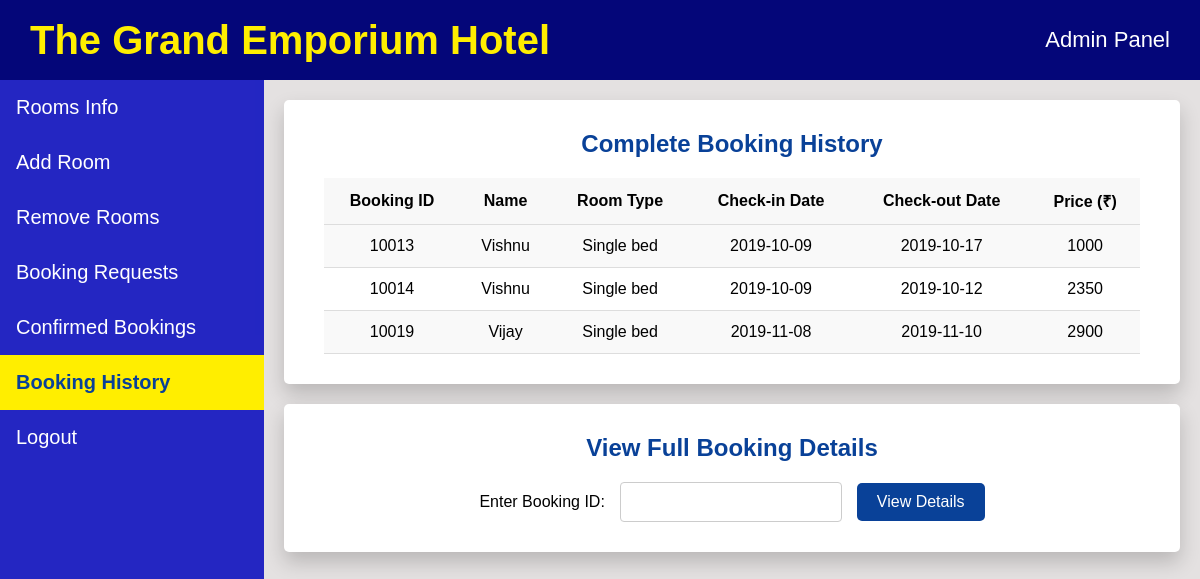
/booking_history.php, run on the app's committed database.
### tables this page shows
CREATE TABLE `booked_hist` (
  `phone` int(11) NOT NULL,
  `name` varchar(20) NOT NULL,
  `idproof` varchar(20) NOT NULL,
  `room_type` varchar(20) NOT NULL,
  `checkin` date NOT NULL,
  `checkout` date NOT NULL,
  `days` int(11) NOT NULL,
  `ac` varchar(10) NOT NULL,
  `breakfast` varchar(10) NOT NULL,
  `lunch` varchar(10) NOT NULL,
  `snacks` varchar(10) NOT NULL,
  `dinner` varchar(10) NOT NULL,
  `swimming` varchar(10) NOT NULL,
  `price` int(11) NOT NULL,
  `book_id` int(11) NOT NULL
);

### booking_history.php (the view, shortened to what this page needs)
<!DOCTYPE html>
<html>
<head>
</head>
<body>
    <header class="header">
        <div style="font-size: 40px; font-weight: bold; color: #ffee00ff;">
            The Grand Emporium Hotel
        </div>
        <div style="font-size: 22px;">
            Admin Panel
        </div>
    </header>
    <nav>
        <ul class="sidebar">
            <li><a href="admin_view.php">Rooms Info</a></li>
            <li><a href="add_room_admin.php">Add Room</a></li>
            <li><a href="remove_room_admin.php">Remove Rooms</a></li>
            <li><a href="admin_room_status.php">Booking Requests</a></li>
            <li><a href="confirmed_bookings.php">Confirmed Bookings</a></li>
            <li><a href="booking_history.php" class="active">Booking History</a></li>
            <li><a href="index.php">Logout</a></li>
        </ul>
    </nav>
    <main class="main-content">
        <div class="basic_box">
            <h2>Complete Booking History</h2>
            <table>
                <tr>
                    <th>Booking ID</th>
                    <th>Name</th>
                    <th>Room Type</th>
                    <th>Check-in Date</th>
                    <th>Check-out Date</th>
                    <th>Price (₹)</th>
                </tr>
                <?php
                    $conn = new mysqli("localhost","root","", "hotel_db");
                    $sql1 = "SELECT * from booked_hist";
                    if ($result=mysqli_query($conn,$sql1))
                    {
                        while ($row=mysqli_fetch_row($result))
                        {
                            ?>
                            <tr>
                                <td><?php echo $row[14]; ?></td>
                                <td><?php echo $row[1]; ?></td>
                                <td><?php echo $row[3]; ?></td>
                                <td><?php echo $row[4]; ?></td>
                                <td><?php echo $row[5]; ?></td>
                                <td><?php echo $row[13]; ?></td>
                            </tr>
                            <?php
                        }
                    }
                ?>
            </table>
        </div>
        <div class="basic_box">
            <h2>View Full Booking Details</h2>
            <form action="admin_room_history.php" method="post" class="details-form">
                <label for="book_id">Enter Booking ID:</label>
                <input type="number" name="book_id" id="book_id" required>
                <button type="submit">View Details</button>
            </form>
        </div>
    </main>
</body>
</html>

### booking_history.php (style rules this page uses)
body { margin: 0; background: #e1dedee4; font-family: Verdana, sans-serif; padding-top: 80px; padding-left: 22%; box-sizing: border-box; }
.header { position: fixed; top: 0; left: 0; width: 100%; background-color: rgba(4, 6, 121, 1); color: white; padding: 0 30px; display: flex; justify-content: space-between; align-items: center; z-index: 1000; box-sizing: border-box; height: 80px; }
.sidebar { list-style-type: none; margin: 0; padding: 0; width: 22%; background-color: rgba(8, 11, 190, 0.87); position: fixed; height: 100%; top: 80px; left: 0; overflow: auto; }
.sidebar a { display: block; color: white; padding: 16px; text-decoration: none; font-size: 20px; }
.sidebar a.active { background-color: #ffee00ff; color: #094198; font-weight: bold; }
.main-content { padding: 20px; }
.basic_box { background: white; border-radius: 5px; padding: 30px 40px; box-shadow: 0 10px 20px rgba(0,0,0,0.19); margin-bottom: 20px; }
table { width: 100%; border-collapse: collapse; font-size: 16px; }
th, td { padding: 12px; text-align: center; border-bottom: 1px solid #ddd; }
th { background-color: #f8f8f8; }
tr:nth-child(even) { background-color: #f9f9f9; }
.basic_box h2 { text-align: center; color: #094198; margin-top: 0; }
.details-form { display: flex; gap: 15px; align-items: center; justify-content: center; }
.details-form input[type="number"] { width: 200px; padding: 10px; font-size: 16px; border: 1px solid #ccc; border-radius: 4px; }
.details-form button { padding: 10px 20px; background-color: #094198; color: white; border: none; border-radius: 5px; font-size: 16px; cursor: pointer; transition: background-color 0.3s; }

### data on the page
booked_hist: book_id "10013", name "Vishnu", room_type "Single bed", checkin "2019-10-09", checkout "2019-10-17", price "1000"
booked_hist: book_id "10014", name "Vishnu", room_type "Single bed", checkin "2019-10-09", checkout "2019-10-12", price "2350"
booked_hist: book_id "10019", name "Vijay", room_type "Single bed", checkin "2019-11-08", checkout "2019-11-10", price "2900"
